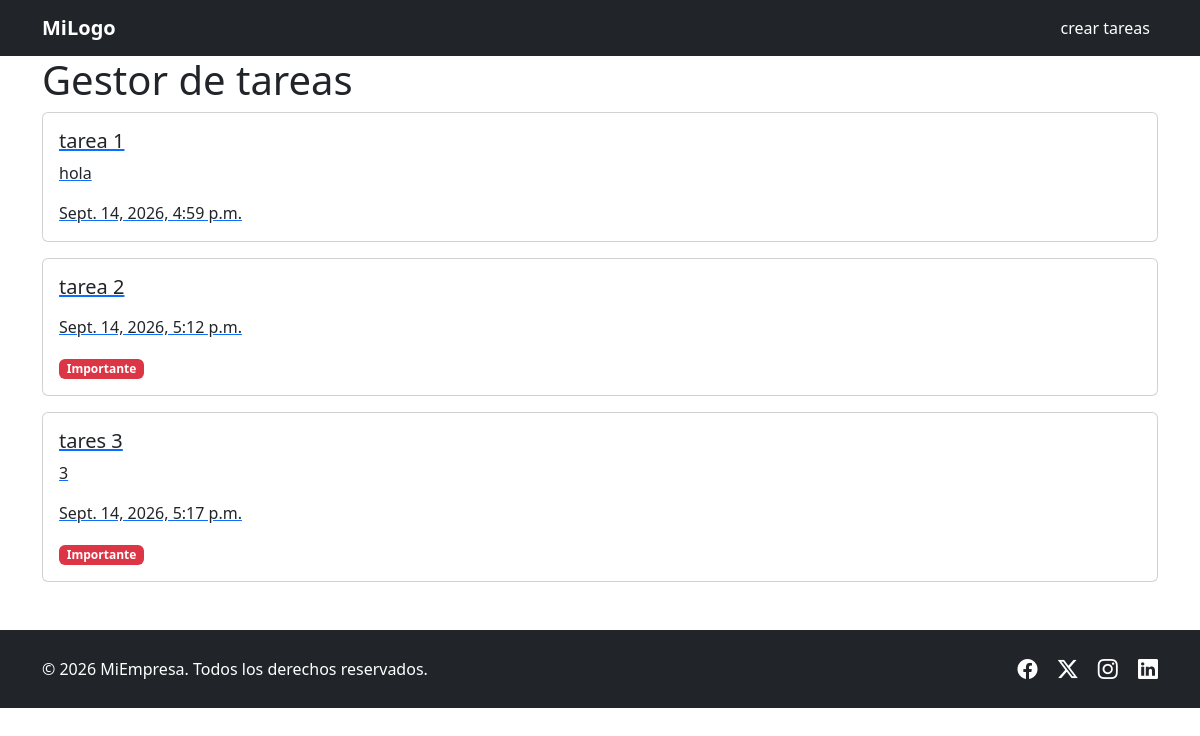
The page / on the database its author committed.
### tareas/models.py (models this page shows, shortened)
class Tarea(models.Model):
    titulo = models.CharField(max_length=100)
    descripcion = models.TextField(blank = True)
    importante = models.BooleanField(default=False)
    fecha_creacion = models.DateTimeField(auto_now_add=True)

### tareas/views.py (the view)
# urls.py: path('', views.index, name='index'),
def index(request):
    Tareas = Tarea.objects.all()
    return render(request, 'index.html',{'Tareas': Tareas })

### tareas/templates/index.html
{% extends "base.html" %}
{% block content %}
  <div class="container">
    <h1>Gestor de tareas</h1>
    {% for tarea in Tareas %}
      <a href="{% url 'detalleTarea' tarea.id %}">
        <div class="card mb-3">
          <div class="card-body">
            <h5 class="card-title">{{ tarea.titulo }}</h5>
            <p class="card-text">{{ tarea.descripcion }}</p>
            <p class="card-text">{{ tarea.fecha_creacion }}</p>
            {% if tarea.importante %}
              <span class="badge bg-danger">Importante</span>
            {% endif %}
          </div>
        </div>
      </a>
    {% endfor %}
  </div>
{% endblock content %}

### templates/base.html (shortened to what this page needs)
<!DOCTYPE html>
<html lang="es">
<head>
  <link href="https://cdn.jsdelivr.net/npm/bootstrap@5.3.3/dist/css/bootstrap.min.css" rel="stylesheet">
  <link rel="stylesheet" href="https://cdn.jsdelivr.net/npm/bootstrap-icons@1.11.3/font/bootstrap-icons.min.css">
</head>
<body>
  <nav class="navbar navbar-expand-lg navbar-dark bg-dark sticky-top">
    <div class="container">
      <a class="navbar-brand fw-bold" href="/">MiLogo</a>
      <div class="collapse navbar-collapse" id="navbarNav">
        <ul class="navbar-nav ms-auto">
          <li class="nav-item">
            <a class="nav-link active" aria-current="page" href="/crearTareas/">crear tareas</a>
          </li>
        </ul>
      </div>
    </div>
  </nav>
    {%block content%}
    {%endblock content%}
  <footer class="bg-dark text-white py-4 mt-5">
    <div class="container text-center text-md-start">
      <div class="row align-items-center">
        <div class="col-md-7 mb-3 mb-md-0">
          <p class="mb-0">&copy; 2026 MiEmpresa. Todos los derechos reservados.</p>
        </div>
        <div class="col-md-5 text-center text-md-end">
          <a href="#" class="text-white me-3"><i class="bi bi-facebook fs-5"></i></a>
          <a href="#" class="text-white me-3"><i class="bi bi-twitter-x fs-5"></i></a>
          <a href="#" class="text-white me-3"><i class="bi bi-instagram fs-5"></i></a>
          <a href="#" class="text-white"><i class="bi bi-linkedin fs-5"></i></a>
        </div>
      </div>
    </div>
  </footer>
</body>
</html>

### rows shown on the page
Tarea: titulo "tarea 1", descripcion "hola", fecha_creacion "Sept. 14, 2026, 4:59 p.m."
Tarea: titulo "tarea 2", fecha_creacion "Sept. 14, 2026, 5:12 p.m.", importante "Importante"
Tarea: titulo "tares 3", descripcion "3", fecha_creacion "Sept. 14, 2026, 5:17 p.m.", importante "Importante"
